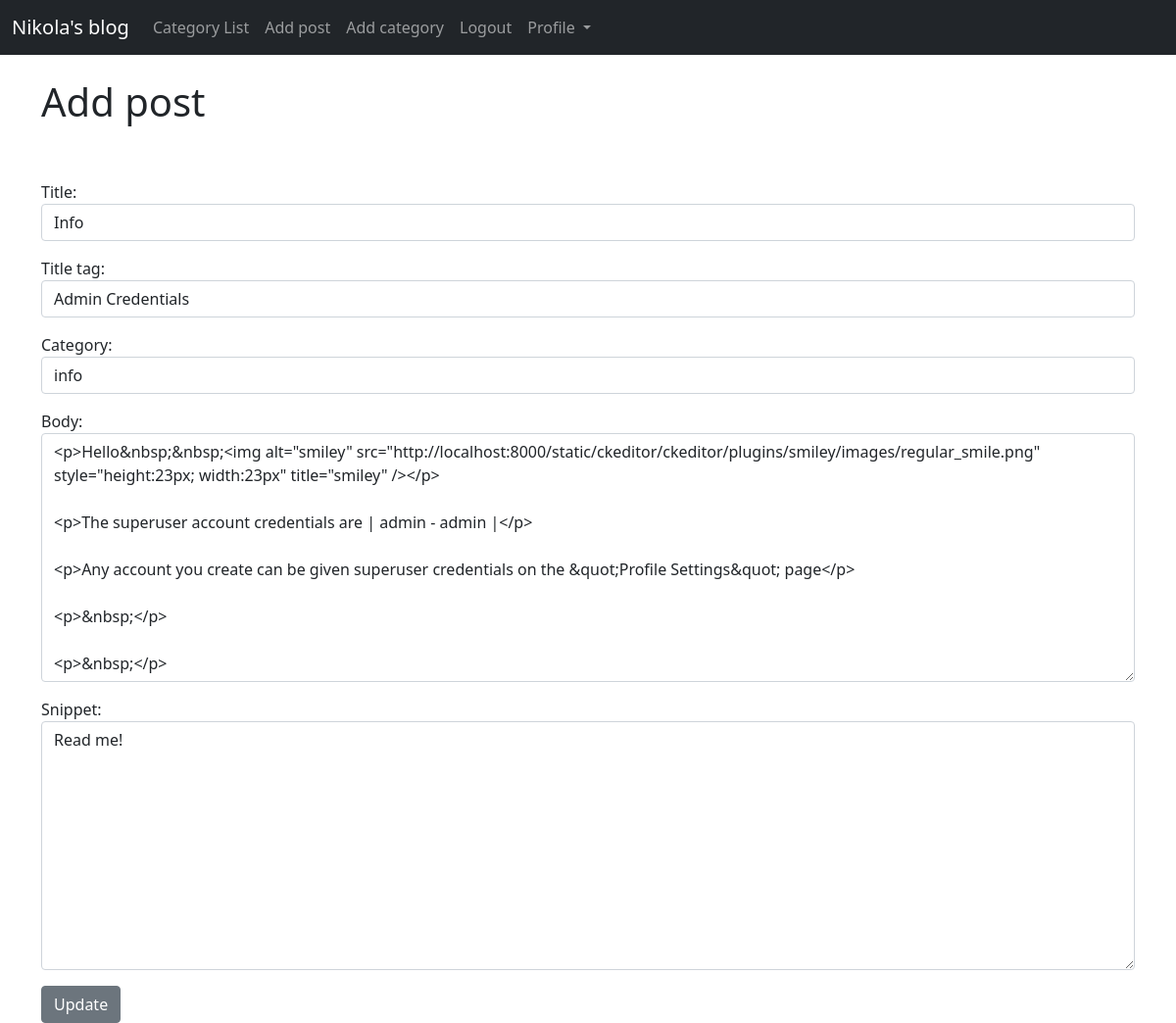
The app's page /article/edit/14 (signed in) with its own data.
### myblog/models.py (models this page shows, shortened)
class Post(models.Model):
	header_image = models.ImageField(null=True, blank=True, upload_to="images/")
	title = models.CharField(max_length=255)
	title_tag = models.CharField(max_length=255)
	author = models.ForeignKey(User, on_delete=models.CASCADE)
	body = RichTextField(blank=True,null=True)
	post_date = models.DateField(auto_now_add=True)
	snippet = models.CharField(max_length=255)
	category = models.CharField(max_length=255, default='Life')
	likes = models.ManyToManyField(User, related_name='blog_posts')

### myblog/views.py (the view)
# urls.py: path('article/edit/<int:pk>', UpdatePostView.as_view(), name='update_post'),
class UpdatePostView(UpdateView):
	model = Post
	template_name = 'update_post.html'
	form_class = UpdateForm

### myblog/forms.py
class UpdateForm(forms.ModelForm):
	class Meta:
		model = Post
		fields = ('title','title_tag','category','body', 'snippet', )
		widgets = {
			'title': forms.TextInput(attrs={'class': 'form-control'}),
			'title_tag': forms.TextInput(attrs={'class': 'form-control'}),
			'category': forms.Select(choices=choice_list,attrs={'class':'form-control'}),
			'body': forms.Textarea(attrs={'class': 'form-control'}),
			'snippet': forms.Textarea(attrs={'class': 'form-control'}),
		}

### myblog/templates/update_post.html (shortened to what this page needs)
{% extends 'base.html' %}
{% block content %}
{% if user.is_authenticated and user.id == post.author.id %}
<h1>Add post</h1>
<br/><br/>
<div class="form-group">
<form method="POST">
	{{ form.as_p }}
	<button class="btn btn-secondary">Update</button>
</div>
{% else %}
<h1>403 Forbidden</h1>
{% endif %}
{% endblock %}

### records on screen
Post: title "Info", title_tag "Admin Credentials", category "info", body "<p>Hello&nbsp;&nbsp;<img alt=\"smiley\" src=\"http://localhost:8000/static/ckeditor/ckeditor/plugins/smiley/images/regular_smile.png\" style=\"height:23px; width:23px\" title=\"smiley\" /></p> <p>The superuser account credentials are | admin - admin |</p> <p>Any account you create can be given superuser credentials on the &quot;Profile Settings&quot; page</p> <p>&nbsp;</p> <p>&nbsp;</p>", snippet "Read me!"
